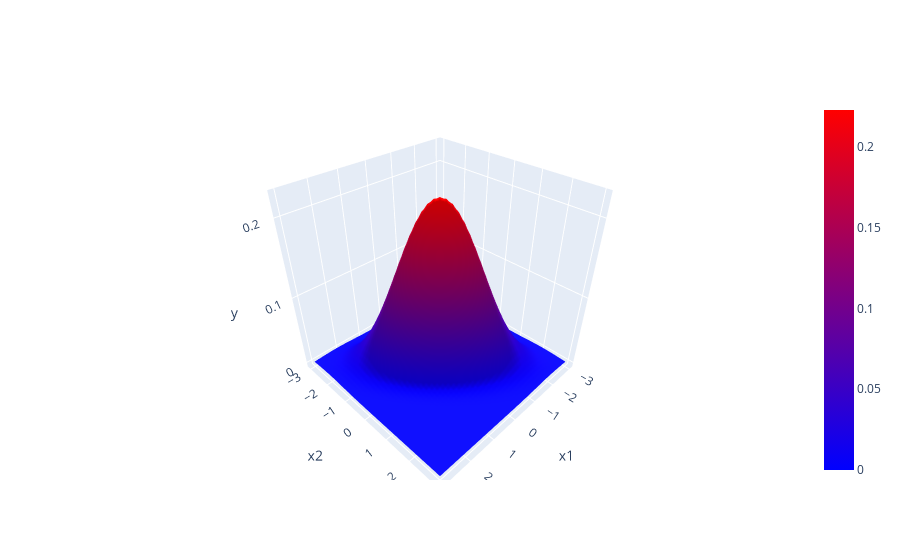

The notebook cell saved with this chart:
### Code cell
plot_3d(cov=cov2)

### Figure 1 — Plotly figure (JSON) as saved in the notebook; plotly's stock layout.template omitted (floating-point values rounded to 4 significant figures; data arrays with more than 128 entries replaced by an {"elided": "..."} marker saying what was removed)
{"data": [{"colorscale": [[0, "blue"], [1, "red"]], "type": "surface", "x": {"elided": "51x51 float values"}, "y": {"elided": "51x51 float values"}, "z": {"elided": "51x51 float values"}}], "layout": {"scene": {"xaxis": {"title": {"text": "x1"}}, "yaxis": {"title": {"text": "x2"}}, "zaxis": {"title": {"text": "y"}}}}}
